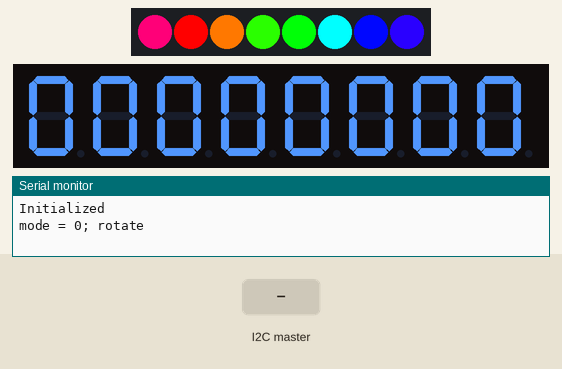
Simulated run of this sketch. Board: Arduino Uno, built with avr-gcc and run on an emulated ATmega328P. Shown: 8 RGB LEDs in strip order, left to right, 8-digit seven-segment display, the last lines printed to the serial monitor. Inputs (shaded band) come from the test bench. The audio player accepts every command and is not drawn.

Above: at 1.7 s.
1.8 s: the I2C master sends the byte 1
At 2.5 s:
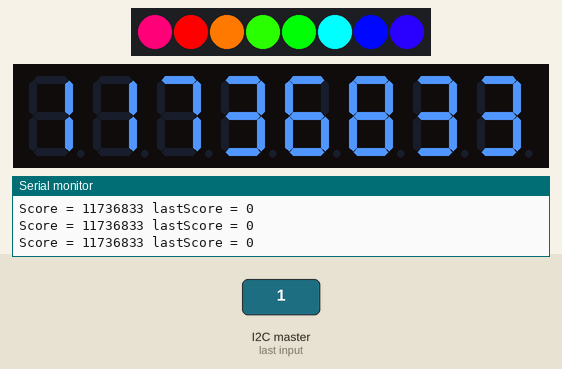
3.4 s: the I2C master sends the byte 0
4.9 s: the I2C master sends the byte 2
At 5.3 s:
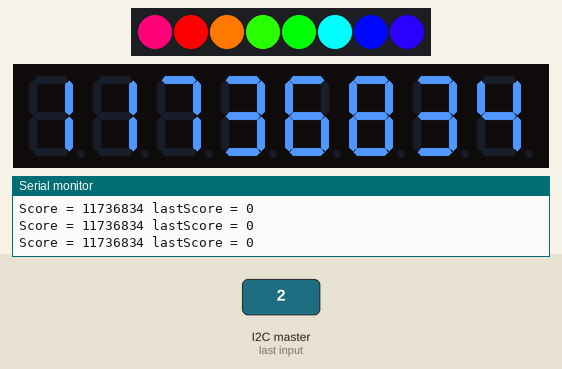
6.4 s: the I2C master sends the byte 90
At 6.8 s:
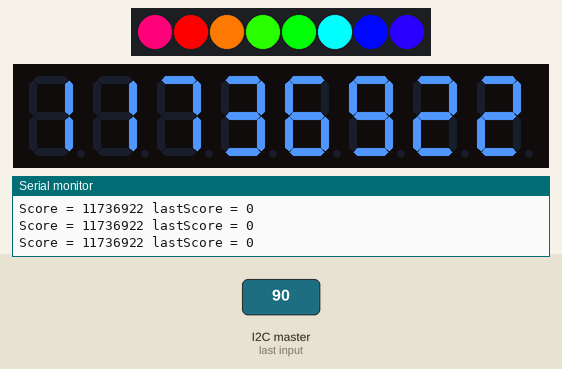
7.9 s: the I2C master sends the byte 200
At 8.3 s:
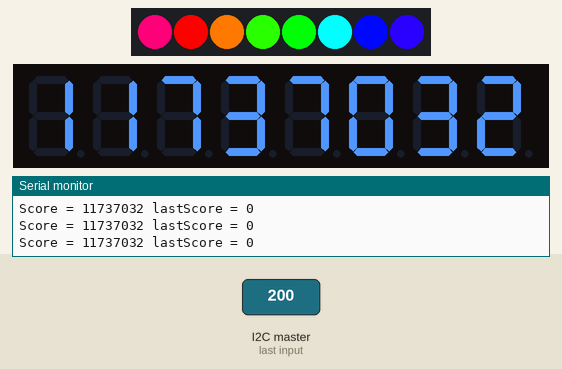
Timing chart, 0 to 10.4 s (numbered marks = the images above; inputs shaded):
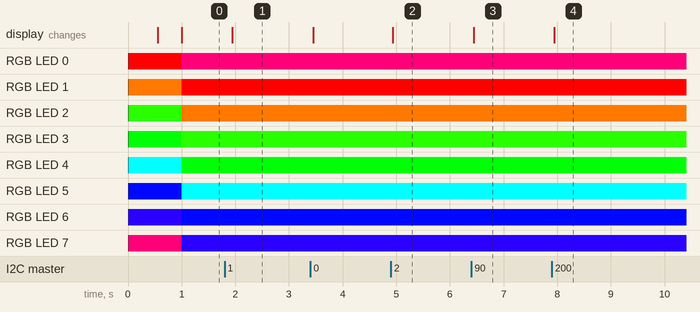

The sketch:

main_display.ino
```cpp
/*
 * Code for Pinball Display Arduino
 *
 * Modified for Lexi's machine
 *
 * Mike Hilton, Eckerd College
 *
 * This program implements the score display, NeoPixel effects,
 * and sound output for the NA125 STEM course pinball machine.
 */

// If DEBUG is defined, debug messages will be printed to the serial monitor.
#define DEBUG

#include "PixelStrand.h"

// I2C communication info
#include <Wire.h>
#define I2C_MY_ADDRESS 9

// NeoPixel Strand
// One extra pixel is allocated to simplify the pixel rotation effect
#define UseNeoPixels              // undef this if no NeoPixels are used
#ifdef UseNeoPixels
#define numNeoPixels 8            // number of pixels in strand, plus 1
#define pinNeoPixels A0            // I/O pin used to control NeoPixel strand
PixelStrand *neopixels;
#endif

///// MAX7219 8-Digital 7-Segment Display Module
#include "LedControl.h"
// The score display is built of daisy-chained 4-digit 7-segment display units
#define scoreQuadDisplays 2    // the number of displays units
#define scoreDigitsToDisplay (scoreQuadDisplays * 4)  // the number of score digits that can be displayed
#define pinScoreLoad 10    // CS pin of display
#define pinScoreClock 11   // CLK pin of display
#define pinScoreData 12    // DIN pin of display
LedControl scoreDisplay = LedControl(pinScoreData,pinScoreClock,pinScoreLoad,1);

#define UseSound
#ifdef UseSound
////// DF Mini MP3 Player for Sounds
#include <SoftwareSerial.h>
#include <DFRobotDFPlayerMini.h>
#define pinMP3_RX 3
#define pinMP3_TX 2
SoftwareSerial mp3Serial(pinMP3_TX, pinMP3_RX);
DFRobotDFPlayerMini myDFPlayer;
#endif
// sound volume should be between 0 and 30
int soundVolume = 30;

////// Global variables associated with display functions
long int score = 0;     // current score
long int lastScore = 0; // previous value of score
unsigned long lastScoreTime = 0;     // time of most recent score change

int soundID = 0;        // ID of sound to play
int lightingID = 0;     // ID of lighting routine to perform


void setup() {
  // The MAX72XX is in power-saving mode on startup, we have to do a wakeup call
  scoreDisplay.shutdown(0,false);
  // Set the brightness to a medium values
  scoreDisplay.setIntensity(0,8);
  // clear the display
  scoreDisplay.clearDisplay(0);

#ifdef UseNeoPixels
  // set up the NeoPixel strip
  pinMode(pinNeoPixels, OUTPUT);
  neopixels = new PixelStrand(numNeoPixels, pinNeoPixels);
  // initialize the strand to rainbow
  neopixels->rainbow(0, 1);
#endif

  // configure the I2C communications channel
  Wire.begin(I2C_MY_ADDRESS);
  Wire.onReceive(I2C_ReceiveEvent);

#ifdef DEBUG
  Serial.begin(9600);
  Serial.println("Initialized");
#endif

#ifdef UseSound
  // Initialize the MP3 player
  mp3Serial.begin(9600);
  if (!myDFPlayer.begin(mp3Serial)) {  // Use mp3Serial to communicate with DF Mini Player
    Serial.println("Unable to begin:");
    Serial.println("1. Please recheck the connection!");
    Serial.println("2. Please insert the SD card!");
    Serial.println("3. Reboot");
  } else {
    myDFPlayer.volume(soundVolume);
  }
  myDFPlayer.play(3);  //Play the startup song
#endif
}

void loop() {

#ifdef DEBUG
 if (score != lastScore) {
    Serial.print("Score = ");
    Serial.print(score);
    Serial.print(" lastScore = ");
    Serial.println(lastScore);
  }
#endif

  DisplayScore(score);

#ifdef UseNeoPixels
  handleLighting();
#else
  lastScore = score;
#endif

#ifdef UseSound
  if (soundID) {
#ifdef DEBUG
    Serial.print("Sound ID = ");
    Serial.println(soundID);
#endif
    // play the sound
    myDFPlayer.play(soundID);
    delay(100);
    soundID = 0;
  }
#endif


}


void DisplayScore(long int score) {
  // Shows the score on the 7-segment LED displays.
  scoreDisplay.shutdown(0,false);

  // extract the digits from score
  for (int i=0; i < scoreDigitsToDisplay; i++) {
    int digit = score % 10;
    score = score / 10;
    scoreDisplay.setDigit(0, i, digit, false);
  }
}


#ifdef UseNeoPixels
void handleLighting() {
  // Finite State Machine for managing NeoPixel strand.
  // Lighting modes:
  //    0   Idle state, entered when score has not changed in the last 60 seconds
  //    1   Play state
  //    2   Target state

  // static variables hold the state of the lighting Finite State Machine
  static unsigned long lastAction = 0;        // time of most recent lighting action
  static int mode = 0;                        // identifies lighting display mode

//#ifdef DEBUG
//  Serial.print("Lighting ID =");
//  Serial.print(lightingID);
//  Serial.print(" mode =");
//  Serial.println(mode);
//#endif

  unsigned long _millis = millis();

  // lighting commands received from the scoring computer have priority over modes
  if (lightingID != 0) {
    if (lightingID == 1) {
      // enter target mode, display solid orange
      mode = 2;
      lastAction = _millis;
      lastScoreTime = _millis;
      neopixels->colorWipe(255, 128, 0, 0);

    } else if (lightingID == 2) {
      // enter target mode, alternate strand bewteen green and white
      mode = 2;
      lastAction = _millis;
      lastScoreTime = _millis;
      neopixels->alternate(0, 255, 0, 255, 255, 255);

    } else if (lightingID == 3) {
      // transition to play mode
      mode = 1;
      lastAction = _millis;
    }

  } else {
    // no lighting command was received

    if ((mode == 0) && (score != lastScore)) {
      // transition from idle mode to play mode, set color to white
      lastScore = score;
      lastScoreTime = _millis;
      mode = 1;
      neopixels->colorWipe(255, 255, 255, 0);
#ifdef DEBUG
      Serial.println("mode = 1; idle to play");
#endif
    } else if ((mode != 0) && (_millis - lastScoreTime > 20e3)) {
      // no score in previous 20 seconds, so enter idle mode
      mode = 0;
      neopixels->rainbow(0, 1);
#ifdef DEBUG
      Serial.println("mode = 0; enter idle");
#endif
    } else if ((mode == 0) && (_millis - lastAction > 1000)) {
      // idle mode, rotate colors
      neopixels->rotate(1);
      lastAction = _millis;
#ifdef DEBUG
      Serial.println("mode = 0; rotate");
#endif
    } else if ((mode == 1) && (score != lastScore)) {
      // remain in play mode; update lastScore variables
      lastScore = score;
      lastScoreTime = _millis;

    } else if ((mode == 2) && (_millis - lastAction > 10e3)) {
      // transition from target mode to play mode
      mode = 1;
      neopixels->colorWipe(255, 255, 255, 0);
      lastAction = _millis;
#ifdef DEBUG
      Serial.println("mode = 1; target to play");
#endif
    }
  }

}
#endif


void I2C_ReceiveEvent(int numBytes) {
  // The I2C master (the scoring computer) sends messages that contain:
  //    the current score     (3 bytes, least significant byte first)
  //    sound file ID         (1 byte)
  //    lighting routine ID   (1 byte)
  unsigned char bytes[5];

  // read the data into the bytes array
  int i = 0;
  while(Wire.available() && i < 5) {
    bytes[i++] = Wire.read();
  }

  // convert the first three bytes into the new score
  long int newScore = (long int)bytes[0];
  newScore |= ((long int)bytes[1]) << 8;
  newScore |= ((long int)bytes[2]) << 16;
  score = newScore;

  soundID = bytes[3];
  lightingID = bytes[4];
}


void printPixels() {
  // Print the color values of the neopixels object.

#ifdef UseNeoPixels
    Serial.println();
    for (int i=0; i < numNeoPixels; i++) {
      Serial.print(i);
      Serial.print(": ");
      Serial.print(neopixels->getColor(i, 0));
      Serial.print(", ");
      Serial.print(neopixels->getColor(i, 1));
      Serial.print(", ");
      Serial.println(neopixels->getColor(i, 2));
    }
    Serial.println();
#endif
}
```

PixelStrand.cpp
```cpp
#include "PixelStrand.h"

PixelStrand::PixelStrand(int pixelCount, int pinControl){
  // set instance attributes
  numPixels = pixelCount;
  pixelColors = new uint8_t[numPixels * 3];
  pin = pinControl;

  // initialize the NeoPixel object
  strand = Adafruit_NeoPixel(numPixels, pin, NEO_GRB + NEO_KHZ800);
  strand.begin();
}

void PixelStrand::alternate(uint8_t redA, uint8_t greenA, uint8_t blueA, uint8_t redB, uint8_t greenB, uint8_t blueB) {
  // Alternate the colors of the pixels spatially between two colors.
  // INPUTS:
  //  redA, greenA, blueA    color values of even pixels, 0 to 255
  //  redB, greenB, blueB    color values of odd pixels, 0 to 255

  for(int p=0; p < numPixels; p++) {
    if (p % 2 == 0) setColor(p, redA, greenA, blueA);
    else setColor(p, redB, greenB, blueB);
  }
  show();
}

void PixelStrand::colorWipe(uint8_t red, uint8_t green, uint8_t blue, int wait) {
  // Fill strip pixels one after another with a color. Strip is NOT cleared
  // first; anything there will be covered pixel by pixel.
  // INPUTS:
  //  red, green, blue    color values, 0 to 255
  //  wait                delay (in milliseconds) between each pixel color change

  for(int p=0; p < numPixels; p++) {
    setColor(p, red, green, blue);
    show();
    delay(wait);
  }
}


uint8_t PixelStrand::getColor(int pixel, int channel) {
  // Return the color of pixel
  int i = pixel * 3 + channel;
  return pixelColors[i];
}


void PixelStrand::rainbow(uint16_t first_hue, int8_t reps) {
  // Fill the strand with one or more cycles of hues.
  // INPUTS:
  //  first_hue   Hue of first pixel, 0-65535. The hue of each subsequent pixel
  //              in the strand will be offset so as to complete REPS cycles over the
  //              length of the strand.
  //  reps        Number of cycles of the color wheel over the length of the strand.
  //              Default is 1. Negative values can be used to reverse the hue order.

  for (int i=0; i < numPixels; i++) {
    uint16_t hue = first_hue + (i * reps * 65536) / numPixels;
    uint32_t color = strand.gamma32(strand.ColorHSV(hue, 255, 255));
    setColor(i, color);
  }
  show();
}


void PixelStrand::rotate(int positions) {
  // Rotates the pixel colors around the strand the specified number of positions.

  uint8_t temp_r, temp_g, temp_b;
  int i;
  int im1;  // i minus 1 pixel

  for (int p=0; p < positions; p++) {
    // rotate by one position
    i = (numPixels-1)*3;
    temp_r = pixelColors[i++];
    temp_g = pixelColors[i++];
    temp_b = pixelColors[i];

    for (int j=numPixels-1; j > 0; j--) {
      i = j * 3;
      im1= (j-1) * 3;
      pixelColors[i++] = pixelColors[im1++];
      pixelColors[i++] = pixelColors[im1++];
      pixelColors[i] = pixelColors[im1];
    }

    pixelColors[0] = temp_r;
    pixelColors[1] = temp_g;
    pixelColors[2] = temp_b;
  }

  show();
}


void PixelStrand::setBrightness(uint8_t  value) {
  // Sets the brightness of the strand.
  // Input:
  //  value       1-255; 1 is dark, 255 is maximum brightness

  strand.setBrightness(value);
}

void PixelStrand::setColor(int index, uint8_t red, uint8_t green, uint8_t blue) {
  // Set the color of the specified pixel.
  // INPUTS:
  //  index               index of pixel in strand
  //  red, green, blue    color values, 0 to 255

  int i = index * 3;
  pixelColors[i++] = red;
  pixelColors[i++] = green;
  pixelColors[i++] = blue;
}


void PixelStrand::setColor(int index, uint32_t color) {
  // Set the color of the specified pixel.
  // INPUTS:
  //  index     index of pixel in strand
  //  color     packed color values

  uint8_t r = (uint8_t)(color >> 16), g = (uint8_t)(color >> 8), b = (uint8_t)color;
  setColor(index, r, g, b);
}


void PixelStrand::show() {
  // Update the pixel colors and send them to the hardware.

  int i = 0;
  for (uint16_t p=0; p < numPixels; p++) {
    uint8_t r = pixelColors[i++];
    uint8_t g = pixelColors[i++];
    uint8_t b = pixelColors[i++];
    strand.setPixelColor(p, r, g, b);
  }
  strand.show();
}
```

PixelStrand.h
```cpp
#ifndef INCLUDE_PIXELSTRAND
#define INCLUDE_PIXELSTRAND

/*
 * PixelStrand Class
 * Mike Hilton, Eckerd College
 *
 * Wrapper class for a strand of NeoPixels.
 */

#include <Adafruit_NeoPixel.h>

class PixelStrand {
  private:
    int numPixels;            // number of NeoPixels in the strand
    int pin;                  // Arduino pin used to control NeoPixels (must be a PWM pin)
    uint8_t *pixelColors;     // array of color values for each pixel
    Adafruit_NeoPixel strand; // NeoPixel object

  public:
    PixelStrand(int pixelCount, int pinControl);

    void alternate(uint8_t redA, uint8_t greenA, uint8_t blueA, uint8_t redB, uint8_t greenB, uint8_t blueB);
    void colorWipe(uint8_t red, uint8_t green, uint8_t blue, int wait); // fill strand with specified color
    uint8_t getColor(int pixel, int channel);       // gets color channel of specified pixel
    void rainbow(uint16_t first_hue=0, int8_t reps=1);  // rainbow cycle the strand
    void rotate(int positions);                     // rotate the colors by specified number of positions
    void setBrightness(uint8_t  value);             // set brightness of strand
    void setColor(int index, uint8_t red, uint8_t green, uint8_t blue); // set the color of specified pixel
    void setColor(int index, uint32_t color);       // set the color of specified pixel
    void show();                                    // display the pixels
 };

#endif
```

Measured:
- after the input at 4.9 s, the display: changes at once (image 2)
- after the input at 6.4 s, the display: changes at once (image 3)
- after the input at 7.9 s, the display: changes after 0.05 s (image 4)
